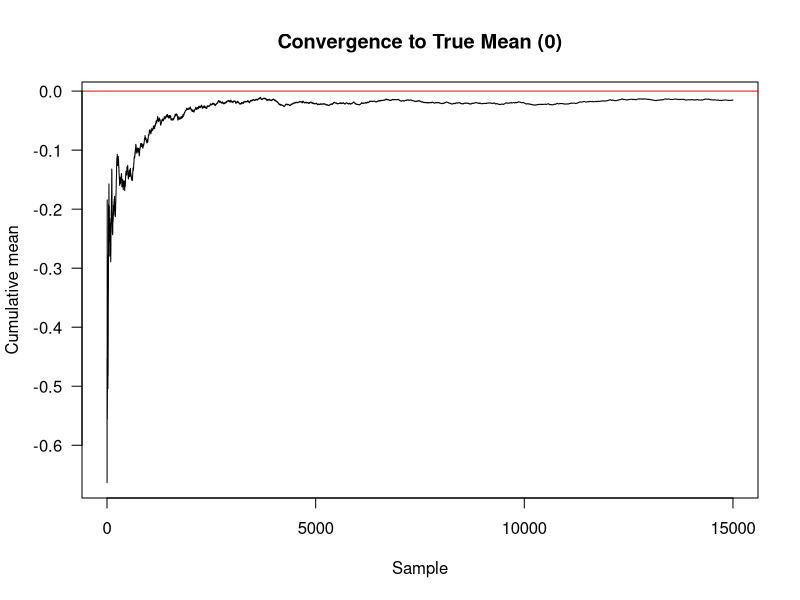
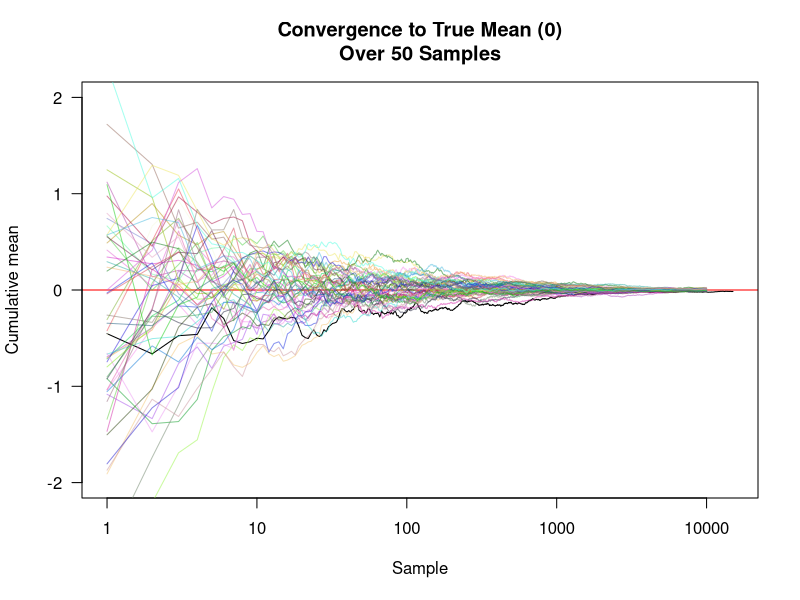

Source code (R) for these figures, in order:
## This code was largely adapted from part of nicer's MCMC code
# Set our parameters
m <- 0 # mean
s <- 1 # standard deviation

# Now sample from this distribution (mean = 0; sd = 1)
set.seed(8329) # can be anything you want; tells where to start and return
samples <- rnorm(15000, m, s) # the `rnorm` function simply generates a random sample from a normal distribution

# Let's check the mean from our sample
mean(samples) # it is very close to the true mean we previously set (0)

# Let's now check the summary statistics for our sample
summary(replicate(1000, mean(rnorm(10000, m, s))))

# Now we can compute the cumulative mean (for element k, the sum of elements 1, 2,..., k, divided by k) by writing a simple function
cummean <- function(x)
  cumsum(x) / seq_along(x)

# Now we can plot the convergence to the true mean
plot(cummean(samples), type="l", xlab="Sample", ylab="Cumulative mean",
     main = "Convergence to True Mean (0)",
     panel.first=abline(h=0, col="red"), las=1) # set the hline at 0 for comparison

# Here are another 50 random samples on the same plot to see the same pattern (convergence to the true mean of 0) 
set.seed(5523)
plot(cummean(samples), type="l", xlab="Sample", ylab="Cumulative mean",
     main = "Convergence to True Mean (0)\nOver 50 Samples",
     ylim = c(-2,2), # set wider limit for y axis to center the samples in the plot
     panel.first=abline(h=0, col="red"), las=1, log="x") # set the hline at 0 for comparison
for (i in seq_len(50))
  lines(cummean(rnorm(10000, m, s)),
        col=rgb(runif(1), runif(1), runif(1), .5))

# Change the parameter values and repeat the steps above to see how the samples change accordingly 
# (e.g., changing m to 2 will shift all samples to converge to 2 as this is the "true mean", 
# increasing sd values will shift the sample mean given wider variance, and so on.)
